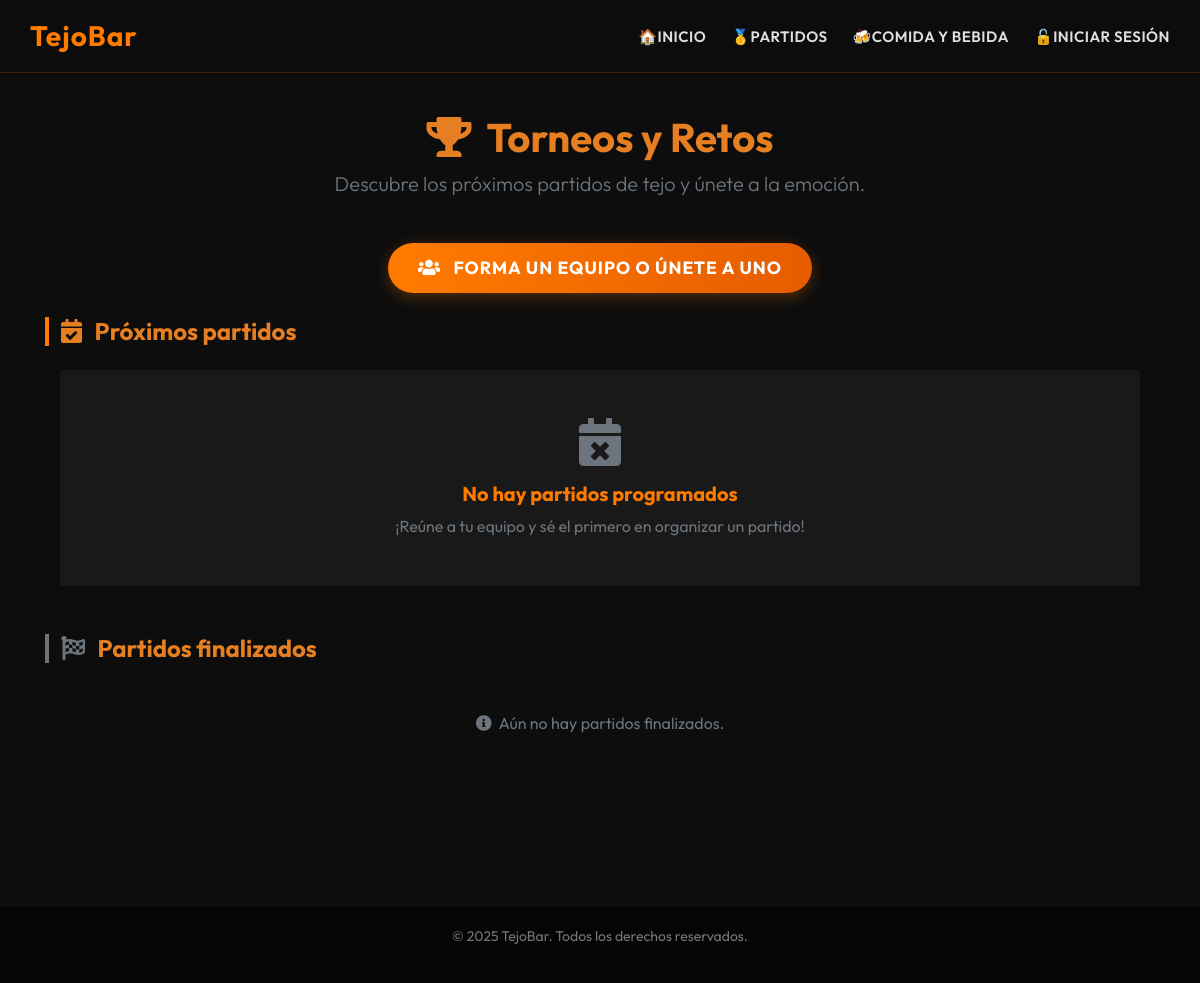
Before: /partidos/ with the older database file.
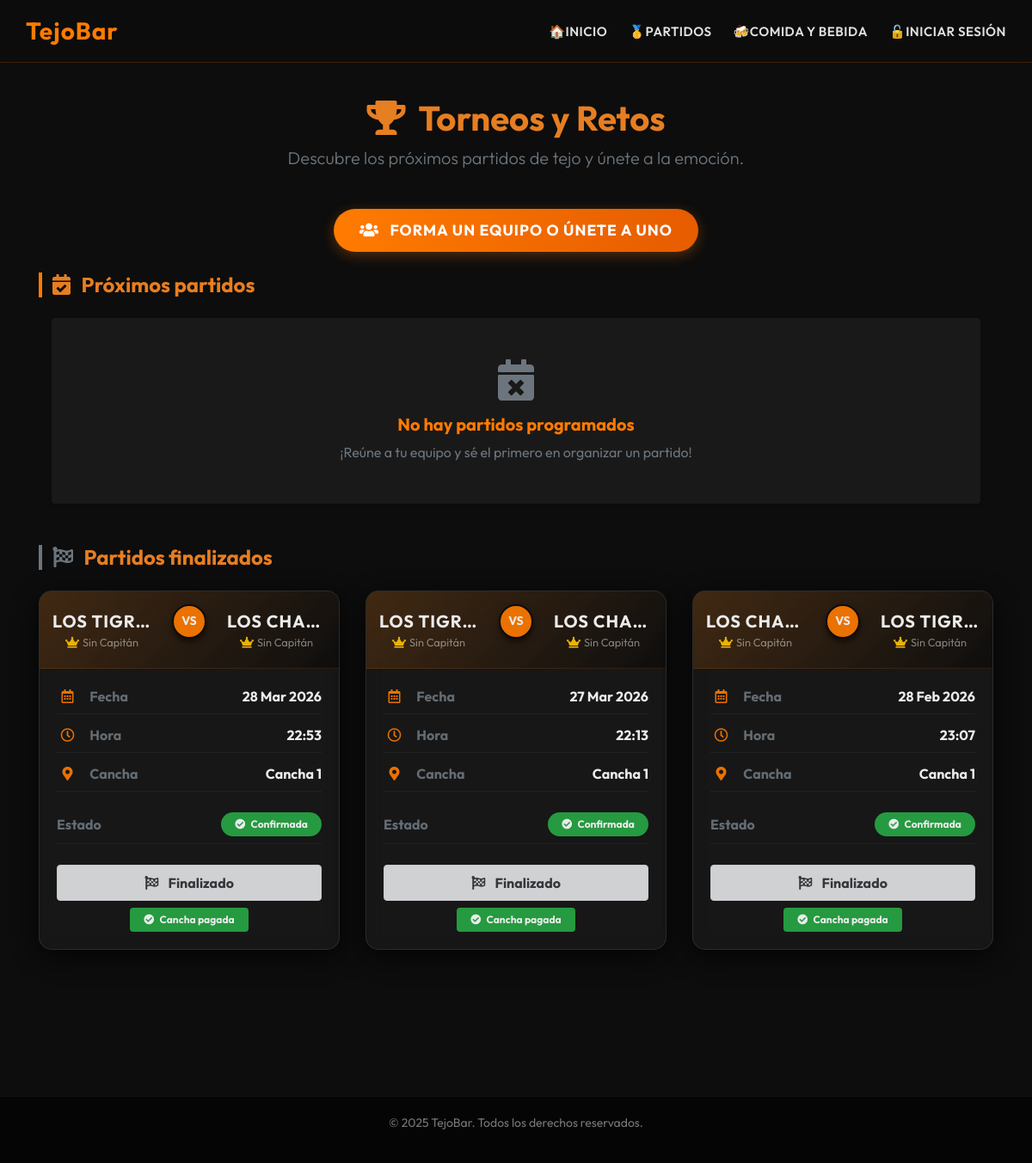
After: the same page with the newer database file.
### tejobar_app/models.py (models this page shows, shortened)
class Partido(models.Model):
    ESTADO_PENDIENTE = "Pendiente"
    ESTADO_CONFIRMADA = "Confirmada"
    ESTADO_CANCELADA = "Cancelada"
    ESTADO_CHOICES = [
        (ESTADO_PENDIENTE, "Pendiente"),
        (ESTADO_CONFIRMADA, "Confirmada"),
        (ESTADO_CANCELADA, "Cancelada"),
    ]
    fecha = models.DateField()
    hora = models.CharField(max_length=20)
    equipo1 = models.ForeignKey(
        Equipo,
        on_delete=models.CASCADE,
        related_name="partidos_como_equipo1",
        null=True,  # Allow null temporarily for existing rows
    )
    equipo2 = models.ForeignKey(
        Equipo,
        on_delete=models.CASCADE,
        related_name="partidos_como_equipo2",
        null=True,
    )
    cancha = models.ForeignKey(Cancha, on_delete=models.CASCADE, related_name="partidos")
    estado = models.CharField(
        max_length=20, choices=ESTADO_CHOICES, default=ESTADO_PENDIENTE
    )
    hora_reserva_fin = models.CharField(max_length=20, blank=True, null=True) # User-input reservation end time
    hora_inicio = models.DateTimeField(blank=True, null=True)
    hora_fin = models.DateTimeField(blank=True, null=True)
    pago_cancha = models.BooleanField(default=False)
    @property
    def esta_finalizado(self) -> bool:
        return self.hora_fin is not None
    @property
    def clave_orden_fecha_hora(self) -> tuple:
        return (self.fecha, (self.hora or "00:00").strip().zfill(5)[:5])
    @classmethod
    def ordenar_por_fecha_hora(cls, partidos, descendente: bool = False):
        return sorted(partidos, key=lambda p: p.clave_orden_fecha_hora, reverse=descendente)

class Equipo(models.Model):
    nombre_equipo = models.CharField(max_length=100, unique=True)
    @property
    def capitan_nombre(self) -> str:
        cap = self.equipo_jugadores.filter(es_capitan=True).first()
        if cap:
            return cap.get_nombre()
        return "Sin Capitán"

class Cancha(models.Model):
    estado = models.BooleanField(default=True, null=True)
    disponibilidad = models.CharField(
        max_length=50,
        unique=True,
        error_messages={
            "blank": "El nombre de la cancha es obligatorio.",
            "null": "El nombre de la cancha es obligatorio.",
            "unique": "Ya existe una cancha con este nombre.",
        },
        validators=[
            MinLengthValidator(
                2,
                message="El nombre de la cancha debe tener entre 2 y 50 caracteres.",
            ),
            MaxLengthValidator(
                50,
                message="El nombre de la cancha debe tener entre 2 y 50 caracteres.",
            ),
        ],
    )
    precio_por_hora = models.FloatField(
        default=8000.0,
        validators=[
            MinValueValidator(0.01, message="La tarifa por hora debe ser mayor a 0.")
        ],
        error_messages={
            "invalid": "La tarifa por hora debe ser un valor numérico.",
        }
    )
    descripcion = models.TextField(
        "Descripción",
        blank=True,
        null=True,
        validators=[
            MaxLengthValidator(200, message="La descripción no puede superar los 200 caracteres.")
        ]
    )

### tejobar_app/views.py (the view)
# urls.py: path("partidos/", views.partido_list, name="partidos_index"),
def partido_list(request: HttpRequest) -> HttpResponse:
    partidos_proximos, partidos_finalizados = _partidos_publicos_separados()
    mi_equipo_id = None
    if request.user.is_authenticated:
        persona = getattr(request.user, "persona", None)
        if persona:
            mi_equipo_rel = JugadorEquipo.objects.filter(jugador__persona=persona).first()
            mi_equipo_id = mi_equipo_rel.equipo_id if mi_equipo_rel else None
    return render(
        request,
        "partidos/index.html",
        {
            "partidos_proximos": partidos_proximos,
            "partidos_finalizados": partidos_finalizados,
            "mi_equipo_id": mi_equipo_id,
        },
    )

### tejobar_app/views.py (called while the page is built, shortened)
def _partido_es_proximo_o_en_curso(partido: Partido) -> bool:
    if partido.esta_finalizado:
        return False

def _partidos_publicos_separados():
    base = list(
        Partido.objects.select_related("equipo1", "equipo2", "cancha")
        .exclude(estado=Partido.ESTADO_CANCELADA)
    )
    proximos = [p for p in base if _partido_es_proximo_o_en_curso(p)]
    finalizados = [p for p in base if p.esta_finalizado]
    return (
        Partido.ordenar_por_fecha_hora(proximos, descendente=False),
        Partido.ordenar_por_fecha_hora(finalizados, descendente=True),
    )

### templates/partidos/index.html (shortened to what this page needs)
{% extends "layouts/public.html" %}
{% load static %}
{% block content %}
<div class="row mb-4 mt-3">
    <div class="col-12 text-center">
        <h1 class="font-weight-bold" style="color: #e67e22;">
            <i class="fas fa-trophy mr-2"></i> Torneos y Retos
        </h1>
        <p class="text-muted lead mb-4">Descubre los próximos partidos de tejo y únete a la emoción.</p>
        <a href="{% url 'tejobar_app:equipos_index' %}" class="boton" style="font-size: 1.1rem;">
            <i class="fas fa-users mr-2"></i> Forma un Equipo o Únete a uno
        </a>
    </div>
</div>
<section class="mb-5">
    <div class="d-flex align-items-center justify-content-between mb-3 flex-wrap">
        <h2 class="h4 font-weight-bold mb-0 seccion-partidos-titulo">
            <i class="fas fa-calendar-check mr-2"></i> Próximos partidos
        </h2>
    </div>
    {% if partidos_proximos %}
    <div class="row partidos-proximos-scroll mx-0">
        {% for partido in partidos_proximos %}
        <div class="partido-slide mb-4 pr-3">
            {% include "partidos/_tarjeta_partido.html" with partido=partido %}
        </div>
        {% endfor %}
    </div>
    {% else %}
    <div class="col-12 text-center my-4">
        <div class="alert border-0 shadow-sm py-5" style="background: rgba(255,255,255,0.05);" role="alert">
            <i class="fas fa-calendar-times fa-3x text-muted mb-3"></i>
            <h3 class="font-weight-bold h5" style="color:#ff7b00;">No hay partidos programados</h3>
            <p class="text-muted mb-0">¡Reúne a tu equipo y sé el primero en organizar un partido!</p>
        </div>
    </div>
    {% endif %}
</section>
<section class="mb-5">
    <h2 class="h4 font-weight-bold mb-4 seccion-partidos-titulo" style="border-left-color: #6c757d;">
        <i class="fas fa-flag-checkered mr-2 text-secondary"></i> Partidos finalizados
    </h2>
    {% if partidos_finalizados %}
    <div class="row">
        {% for partido in partidos_finalizados %}
        <div class="col-12 col-md-6 col-lg-4 mb-4">
            {% include "partidos/_tarjeta_partido.html" with partido=partido %}
        </div>
        {% endfor %}
    </div>
    {% else %}
    <div class="text-center py-4">
        <p class="text-muted mb-0"><i class="fas fa-info-circle mr-1"></i> Aún no hay partidos finalizados.</p>
    </div>
    {% endif %}
</section>
{% endblock %}

### templates/partidos/_tarjeta_partido.html
<div class="card h-100 match-card {% if partido.esta_finalizado %}match-card--finalizado{% endif %}">
    <div class="match-header">
        <div class="row align-items-center">
            <div class="col-5">
                <div class="team-name text-truncate" title="{{ partido.equipo1.nombre_equipo|default:'Por definir' }}">
                    {{ partido.equipo1.nombre_equipo|default:"--" }}
                </div>
                {% if partido.equipo1 %}
                <div class="small text-white-50 text-truncate"><i class="fas fa-crown text-warning mr-1"></i>{{ partido.equipo1.capitan_nombre }}</div>
                {% endif %}
            </div>
            <div class="col-2 px-0">
                <div class="vs-badge">VS</div>
            </div>
            <div class="col-5">
                <div class="team-name text-truncate" title="{{ partido.equipo2.nombre_equipo|default:'Por definir' }}">
                    {{ partido.equipo2.nombre_equipo|default:"--" }}
                </div>
                {% if partido.equipo2 %}
                <div class="small text-white-50 text-truncate"><i class="fas fa-crown text-warning mr-1"></i>{{ partido.equipo2.capitan_nombre }}</div>
                {% endif %}
            </div>
        </div>
    </div>
    <div class="match-body flex-grow-1">
        <div class="info-row">
            <div class="text-secondary"><i class="far fa-calendar-alt info-icon"></i> <strong>Fecha</strong></div>
            <div class="font-weight-bold text-white">{{ partido.fecha|date:"d M Y" }}</div>
        </div>
        <div class="info-row">
            <div class="text-secondary"><i class="far fa-clock info-icon"></i> <strong>Hora</strong></div>
            <div class="font-weight-bold text-white">{{ partido.hora }}</div>
        </div>
        <div class="info-row">
            <div class="text-secondary"><i class="fas fa-map-marker-alt info-icon"></i> <strong>Cancha</strong></div>
            <div class="font-weight-bold text-white text-truncate ml-3" style="max-width: 150px;">
                {% if user.is_authenticated and partido.esta_finalizado and not partido.pago_cancha and partido.total_cancha %}
                    {% if mi_equipo_id == partido.equipo1_id or mi_equipo_id == partido.equipo2_id %}
                        <button type="button" class="btn btn-link p-0 text-white font-weight-bold text-truncate"
                            style="max-width: 150px;"
                            data-toggle="modal" data-target="#pagoCanchaModal{{ partido.pk }}"
                            title="Pagar cancha — ${{ partido.total_cancha|floatformat:0 }}">
                            {{ partido.cancha.disponibilidad|default:partido.cancha|default:"--" }}
                            <i class="fas fa-wallet text-warning ml-1"></i>
                        </button>
                    {% else %}
                        <span title="{{ partido.cancha.disponibilidad|default:partido.cancha|default:'--' }}">
                            {{ partido.cancha.disponibilidad|default:partido.cancha|default:"--" }}
                        </span>
                    {% endif %}
                {% else %}
                    <span title="{{ partido.cancha.disponibilidad|default:partido.cancha|default:'--' }}">
                        {{ partido.cancha.disponibilidad|default:partido.cancha|default:"--" }}
                    </span>
                {% endif %}
            </div>
        </div>
        <div class="info-row mt-3 pt-2">
            <div class="text-secondary"><strong>Estado</strong></div>
            <div>
                {% if partido.estado == 'Pendiente' %}
                    <span class="badge badge-warning text-dark px-3 py-2 rounded-pill shadow-sm"><i class="fas fa-hourglass-half mr-1"></i> {{ partido.estado }}</span>
                {% elif partido.estado == 'Confirmada' %}
                    <span class="badge badge-success px-3 py-2 rounded-pill shadow-sm"><i class="fas fa-check-circle mr-1"></i> {{ partido.estado }}</span>
                {% elif partido.estado == 'Cancelada' %}
                    <span class="badge badge-danger px-3 py-2 rounded-pill shadow-sm"><i class="fas fa-times-circle mr-1"></i> {{ partido.estado }}</span>
                {% else %}
                    <span class="badge badge-secondary px-3 py-2 rounded-pill shadow-sm">{{ partido.estado }}</span>
                {% endif %}
            </div>
        </div>
        {% if partido.hora_inicio %}
            <div class="text-center mt-4">
                {% if not partido.esta_finalizado %}
                    <div class="alert alert-primary py-2 mb-0 shadow-sm" role="alert">
                        <i class="fas fa-play-circle fa-pulse mr-2"></i> <strong>¡En curso!</strong>
                    </div>
                {% else %}
                    <div class="alert alert-secondary py-2 mb-2 shadow-sm" role="alert">
                        <i class="fas fa-flag-checkered mr-2"></i> <strong>Finalizado</strong>
                    </div>
                    {% if user.is_authenticated and not partido.pago_cancha and partido.total_cancha %}
                        {% if mi_equipo_id == partido.equipo1_id or mi_equipo_id == partido.equipo2_id %}
                            <p class="small text-muted mb-2">
                                Cancha: <strong class="text-warning">${{ partido.total_cancha|floatformat:0 }}</strong>
                                ({{ partido.horas_jugadas }} h)
                            </p>
                            <button type="button" class="btn btn-warning btn-block font-weight-bold shadow-sm"
                                data-toggle="modal" data-target="#pagoCanchaModal{{ partido.pk }}">
                                <i class="fas fa-hand-holding-usd mr-2"></i> Pagar Cancha
                            </button>
                        {% elif not mi_equipo_id %}
                            <p class="small text-muted mb-0">Únete a un equipo para pagar la cancha.</p>
                        {% endif %}
                    {% elif partido.pago_cancha %}
                        <span class="badge badge-success px-3 py-2"><i class="fas fa-check-circle mr-1"></i> Cancha pagada</span>
                    {% endif %}
                {% endif %}
            </div>
        {% endif %}
    </div>
</div>

Changed rows visible on the page:
added Partido: equipo1.nombre_equipo "LOS TIGR…", equipo1.capitan_nombre "Sin Capitán", equipo2.nombre_equipo "LOS CHA…", equipo2.capitan_nombre "Sin Capitán", fecha "28 Mar 2026", hora "22:53", cancha.disponibilidad "Cancha 1", estado "Confirmada", shows "Finalizado", pago_cancha True (drawn)
added Partido: equipo1.nombre_equipo "LOS TIGR…", equipo1.capitan_nombre "Sin Capitán", equipo2.nombre_equipo "LOS CHA…", equipo2.capitan_nombre "Sin Capitán", fecha "27 Mar 2026", hora "22:13", cancha.disponibilidad "Cancha 1", estado "Confirmada", shows "Finalizado", pago_cancha True (drawn)
added Partido: equipo1.nombre_equipo "LOS CHA…", equipo1.capitan_nombre "Sin Capitán", equipo2.nombre_equipo "LOS TIGR…", equipo2.capitan_nombre "Sin Capitán", fecha "28 Feb 2026", hora "23:07", cancha.disponibilidad "Cancha 1", estado "Confirmada", shows "Finalizado", pago_cancha True (drawn)
Other visible differences:
text no longer shown: "Aún no hay partidos finalizados."
